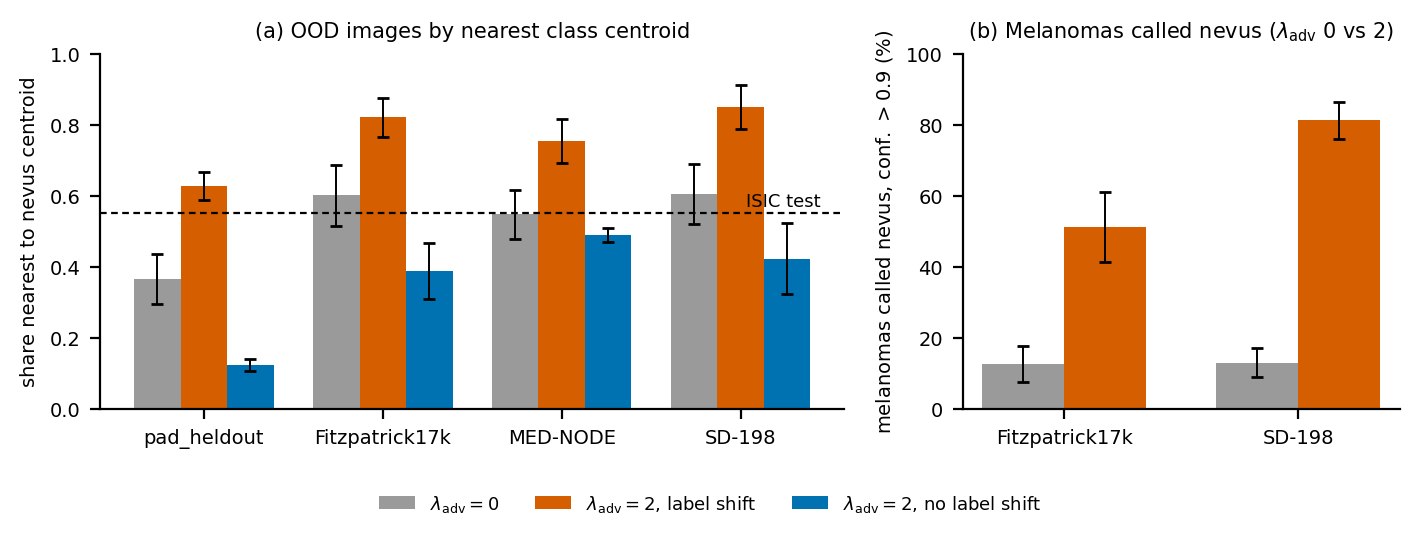

This figure's Python source:
"""Mechanism figure for paper_b.tex (Figure 2).

(a) Share of OOD images whose nearest ISIC-train class centroid (class-conditional Mahalanobis,
    z_lesion^norm) is nevus. Source: results/paperB/r6/r1/cur/runs/r1_cur_*/summary.json,
    field metrics.ood.<set>.nv_nearest_frac and metrics.id_nv_nearest_frac. Runs with ID balanced
    accuracy < 0.25 are excluded (degraded rule). Mean +- s.d. over seeds.
(b) Share of melanomas predicted nevus with confidence > 0.9 (Table tab:clinical, main recipe,
    last checkpoint, five seeds, bootstrap 95% intervals).
Run from paper/midl:  python figures/fig_mechanism.py
"""
import glob, json, statistics as st
from pathlib import Path
import matplotlib
matplotlib.use("Agg")
import matplotlib.pyplot as plt

ROOT = Path(__file__).resolve().parents[3] / "results/paperB/r6/r1/cur/runs"
SETS = [("pad_heldout", "pad_heldout"), ("fitzpatrick17k", "Fitzpatrick17k"),
        ("mednode", "MED-NODE"), ("sd198", "SD-198")]
CONDS = [("shift100_ladv0", r"$\lambda_{\mathrm{adv}}=0$", "#9a9a9a"),
         ("shift100_ladv2", r"$\lambda_{\mathrm{adv}}=2$, label shift", "#D55E00"),
         ("shift0_ladv2", r"$\lambda_{\mathrm{adv}}=2$, no label shift", "#0072B2")]

def runs(cond):
    out = []
    for f in sorted(glob.glob(str(ROOT / f"r1_cur_{cond}_s*/summary.json"))):
        m = json.load(open(f))["metrics"]
        if m["id"]["bal_acc"] >= 0.25:
            out.append(m)
    return out

data = {c: runs(c) for c, _, _ in CONDS}
fig, (axa, axb) = plt.subplots(1, 2, figsize=(7.2, 2.6), dpi=200,
                               gridspec_kw={"width_ratios": [1.7, 1]})
w = 0.26
for j, (c, lab, col) in enumerate(CONDS):
    ms = [st.mean(r["ood"][s]["nv_nearest_frac"] for r in data[c]) for s, _ in SETS]
    sd = [st.stdev(r["ood"][s]["nv_nearest_frac"] for r in data[c]) for s, _ in SETS]
    xs = [i + (j - 1) * w for i in range(len(SETS))]
    axa.bar(xs, ms, w, yerr=sd, color=col, label=lab, capsize=2, error_kw={"lw": 0.7})
    print(c, len(data[c]), [round(v, 3) for v in ms])
idnv = st.mean(r["id_nv_nearest_frac"] for r in data["shift100_ladv2"])
axa.axhline(idnv, color="k", ls=(0, (3, 2)), lw=0.8)
axa.text(3.45, idnv + 0.02, "ISIC test", fontsize=6.5, ha="right")
axa.set_xticks(range(len(SETS)), [n for _, n in SETS], fontsize=7)
axa.set_ylabel("share nearest to nevus centroid", fontsize=7)
axa.set_ylim(0, 1)
axa.tick_params(labelsize=7)
axa.set_title("(a) OOD images by nearest class centroid", fontsize=7.5)

# (b) MEL rows from clinical_t1last (share_pred_nv_conf09 with bootstrap CI), in %
# R10 C6: was hard-coded; now reads results/paperB/r5/posthoc/clinical_t1last/summary.csv
import csv
clin = Path(__file__).resolve().parents[3] / "results/paperB/r5/posthoc/clinical_t1last/summary.csv"
mel = {}  # name -> [(mean, lo, hi) for λ=0, λ=2] in percent
ood_lab = {"fitzpatrick17k": "Fitzpatrick17k", "sd198": "SD-198"}
with clin.open() as f:
    for row in csv.DictReader(f):
        if row["class"] != "MEL" or not row["cell"].startswith("main_last"):
            continue
        ood = row["ood"]
        if ood not in ood_lab:
            continue
        cell = row["cell"]
        if "λ=0" in cell:
            lam = 0
        elif "λ=2" in cell:
            lam = 2
        else:
            continue
        vals = (100.0 * float(row["share_pred_nv_conf09"]),
                100.0 * float(row["nv09_ci_lo"]),
                100.0 * float(row["nv09_ci_hi"]))
        mel.setdefault(ood_lab[ood], [None, None])
        mel[ood_lab[ood]][0 if lam == 0 else 1] = vals
order = ["Fitzpatrick17k", "SD-198"]
for name in order:
    if name not in mel or any(v is None for v in mel[name]):
        raise SystemExit("missing clinical MEL rows for {}".format(name))
for i, name in enumerate(order):
    for j, ((m, lo, hi), col) in enumerate(zip(mel[name], ["#9a9a9a", "#D55E00"])):
        x = i + (j - 0.5) * 0.35
        axb.bar(x, m, 0.35, color=col, yerr=[[m - lo], [hi - m]], capsize=2, error_kw={"lw": 0.7})
        print("panel_b", name, "lam", (0, 2)[j], [round(m, 1), round(lo, 1), round(hi, 1)])
axb.set_xticks([0, 1], order, fontsize=7)
axb.set_ylabel("melanomas called nevus, conf. $>0.9$ (%)", fontsize=7)
axb.set_ylim(0, 100)
axb.tick_params(labelsize=7)
axb.set_title(r"(b) Melanomas called nevus ($\lambda_{\mathrm{adv}}$ 0 vs 2)", fontsize=7.5)
for a in (axa, axb):
    for s in ("top", "right"):
        a.spines[s].set_visible(False)
h, l = axa.get_legend_handles_labels()
fig.legend(h, l, fontsize=6.5, frameon=False, loc="lower center", ncol=3, bbox_to_anchor=(0.5, -0.04))
fig.tight_layout(rect=(0, 0.06, 1, 1))
out = Path(__file__).resolve().parent
fig.savefig(out / "fig_mechanism.pdf", bbox_inches="tight")
fig.savefig(out / "fig_mechanism.png", bbox_inches="tight")
